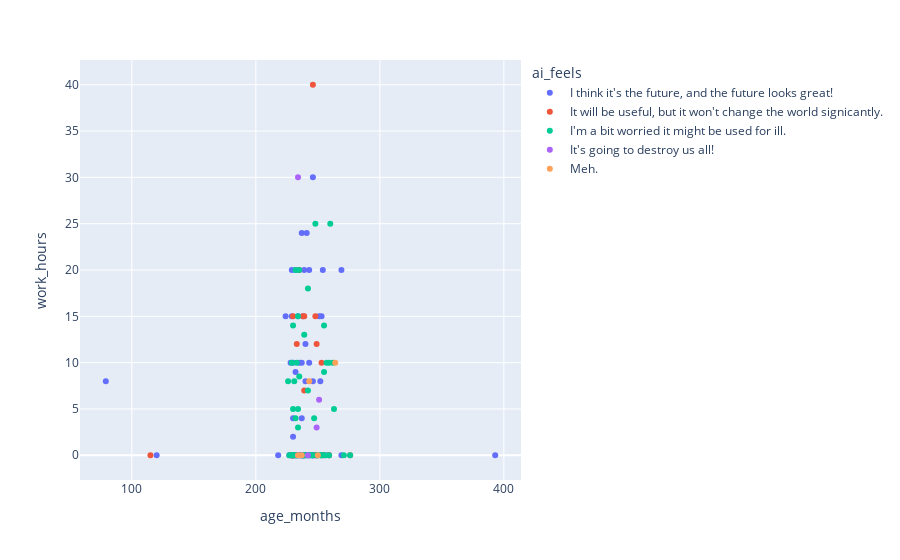

Notebook code for this chart:
### Code cell
px.scatter(data_frame=gtky_nomiss, x = 'age_months', y = 'work_hours', color = 'ai_feels')

### Figure 1 — Plotly figure (JSON) as saved in the notebook; plotly's stock layout.template omitted (floating-point values rounded to 4 significant figures)
{"data": [{"hovertemplate": "ai_feels=I think it's the future, and the future looks great!<br>age_months=%{x}<br>work_hours=%{y}<extra></extra>", "legendgroup": "I think it's the future, and the future looks great!", "marker": {"color": "#636efa", "symbol": "circle"}, "mode": "markers", "name": "I think it's the future, and the future looks great!", "orientation": "v", "showlegend": true, "type": "scatter", "x": [259, 253, 252, 269, 239, 245, 79, 231, 249, 253, 235, 269, 232, 229, 235, 228, 230, 239, 243, 246, 251, 243, 246, 238.1, 240, 218, 238, 230, 230, 393, 256, 237, 240, 243, 228, 230, 237, 240, 243, 224, 230, 229, 229, 254, 246, 231, 239, 250, 241, 238, 239, 237, 246, 247, 235, 238, 232, 232, 227, 120, 241, 246, 237, 248, 237, 237, 234], "xaxis": "x", "y": [0, 0, 8, 0, 0, 0, 8, 0, 0, 15, 0, 20, 20, 20, 10, 10, 4, 0, 0, 30, 15, 20, 8, 15, 0, 0, 0, 2, 0, 0, 0, 0, 8, 10, 0, 0, 4, 12, 0, 15, 10, 15, 0, 20, 0, 0, 0, 0, 0, 0, 20, 24, 0, 0, 0, 0, 0, 9, 0, 0, 24, 0, 0, 0, 10, 0, 15], "yaxis": "y"}, {"hovertemplate": "ai_feels=It will be useful, but it won't change the world signicantly.<br>age_months=%{x}<br>work_hours=%{y}<extra></extra>", "legendgroup": "It will be useful, but it won't change the world signicantly.", "marker": {"color": "#EF553B", "symbol": "circle"}, "mode": "markers", "name": "It will be useful, but it won't change the world signicantly.", "orientation": "v", "showlegend": true, "type": "scatter", "x": [230, 249, 248, 115, 231, 235, 239, 238, 248, 246, 229, 230, 276, 239, 229, 229, 233, 229, 259, 254, 253], "xaxis": "x", "y": [15, 12, 15, 0, 0, 20, 7, 15, 0, 40, 0, 0, 0, 15, 0, 0, 12, 0, 0, 0, 10], "yaxis": "y"}, {"hovertemplate": "ai_feels=I'm a bit worried it might be used for ill.<br>age_months=%{x}<br>work_hours=%{y}<extra></extra>", "legendgroup": "I'm a bit worried it might be used for ill.", "marker": {"color": "#00cc96", "symbol": "circle"}, "mode": "markers", "name": "I'm a bit worried it might be used for ill.", "orientation": "v", "showlegend": true, "type": "scatter", "x": [246, 253, 271, 262, 252, 230, 257, 239, 234, 234, 254, 247, 244, 259, 226, 237, 232, 235, 229, 242, 242, 242, 227, 263, 234, 234, 232, 242, 229, 248, 245, 255, 240, 256, 250, 230, 238, 230, 237, 233, 233, 230, 233, 232, 237, 233, 233, 249, 255, 259, 276, 260, 231, 229, 235], "xaxis": "x", "y": [0, 0, 0, 10, 0, 5, 10, 13, 3, 15, 0, 4, 0, 10, 8, 0, 0, 8.5, 10, 18, 7, 0, 0, 5, 0, 5, 4, 0, 0, 25, 0, 9, 0, 0, 0, 0, 0, 14, 0, 0, 0, 0, 10, 20, 0, 0, 0, 0, 14, 0, 0, 25, 8, 0, 20], "yaxis": "y"}, {"hovertemplate": "ai_feels=It's going to destroy us all!<br>age_months=%{x}<br>work_hours=%{y}<extra></extra>", "legendgroup": "It's going to destroy us all!", "marker": {"color": "#ab63fa", "symbol": "circle"}, "mode": "markers", "name": "It's going to destroy us all!", "orientation": "v", "showlegend": true, "type": "scatter", "x": [234, 242, 251, 236, 234, 249], "xaxis": "x", "y": [0, 0, 6, 0, 30, 3], "yaxis": "y"}, {"hovertemplate": "ai_feels=Meh.<br>age_months=%{x}<br>work_hours=%{y}<extra></extra>", "legendgroup": "Meh.", "marker": {"color": "#FFA15A", "symbol": "circle"}, "mode": "markers", "name": "Meh.", "orientation": "v", "showlegend": true, "type": "scatter", "x": [234, 264, 243, 237, 250], "xaxis": "x", "y": [0, 10, 8, 0, 0], "yaxis": "y"}], "layout": {"legend": {"title": {"text": "ai_feels"}, "tracegroupgap": 0}, "margin": {"t": 60}, "xaxis": {"anchor": "y", "domain": [0, 1], "title": {"text": "age_months"}}, "yaxis": {"anchor": "x", "domain": [0, 1], "title": {"text": "work_hours"}}}}
